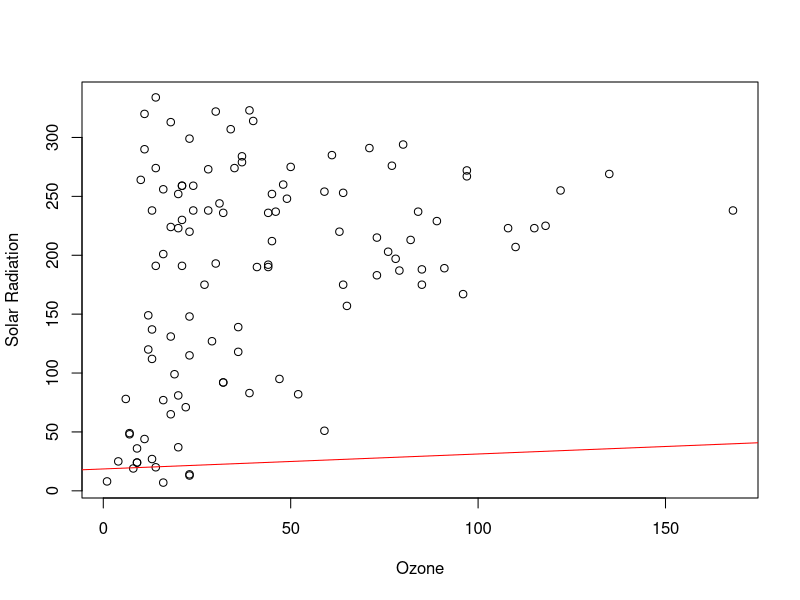

Here is the R script that generated this plot:
data("airquality")
is.data.frame(airquality)
data <- na.omit(airquality)

#ii
model <- lm(Ozone ~ Solar.R, data = data)

#iii
plot(data$Ozone, data$Solar.R, xlab = "Ozone", ylab = "Solar Radiation")
abline(model, col = "red")
